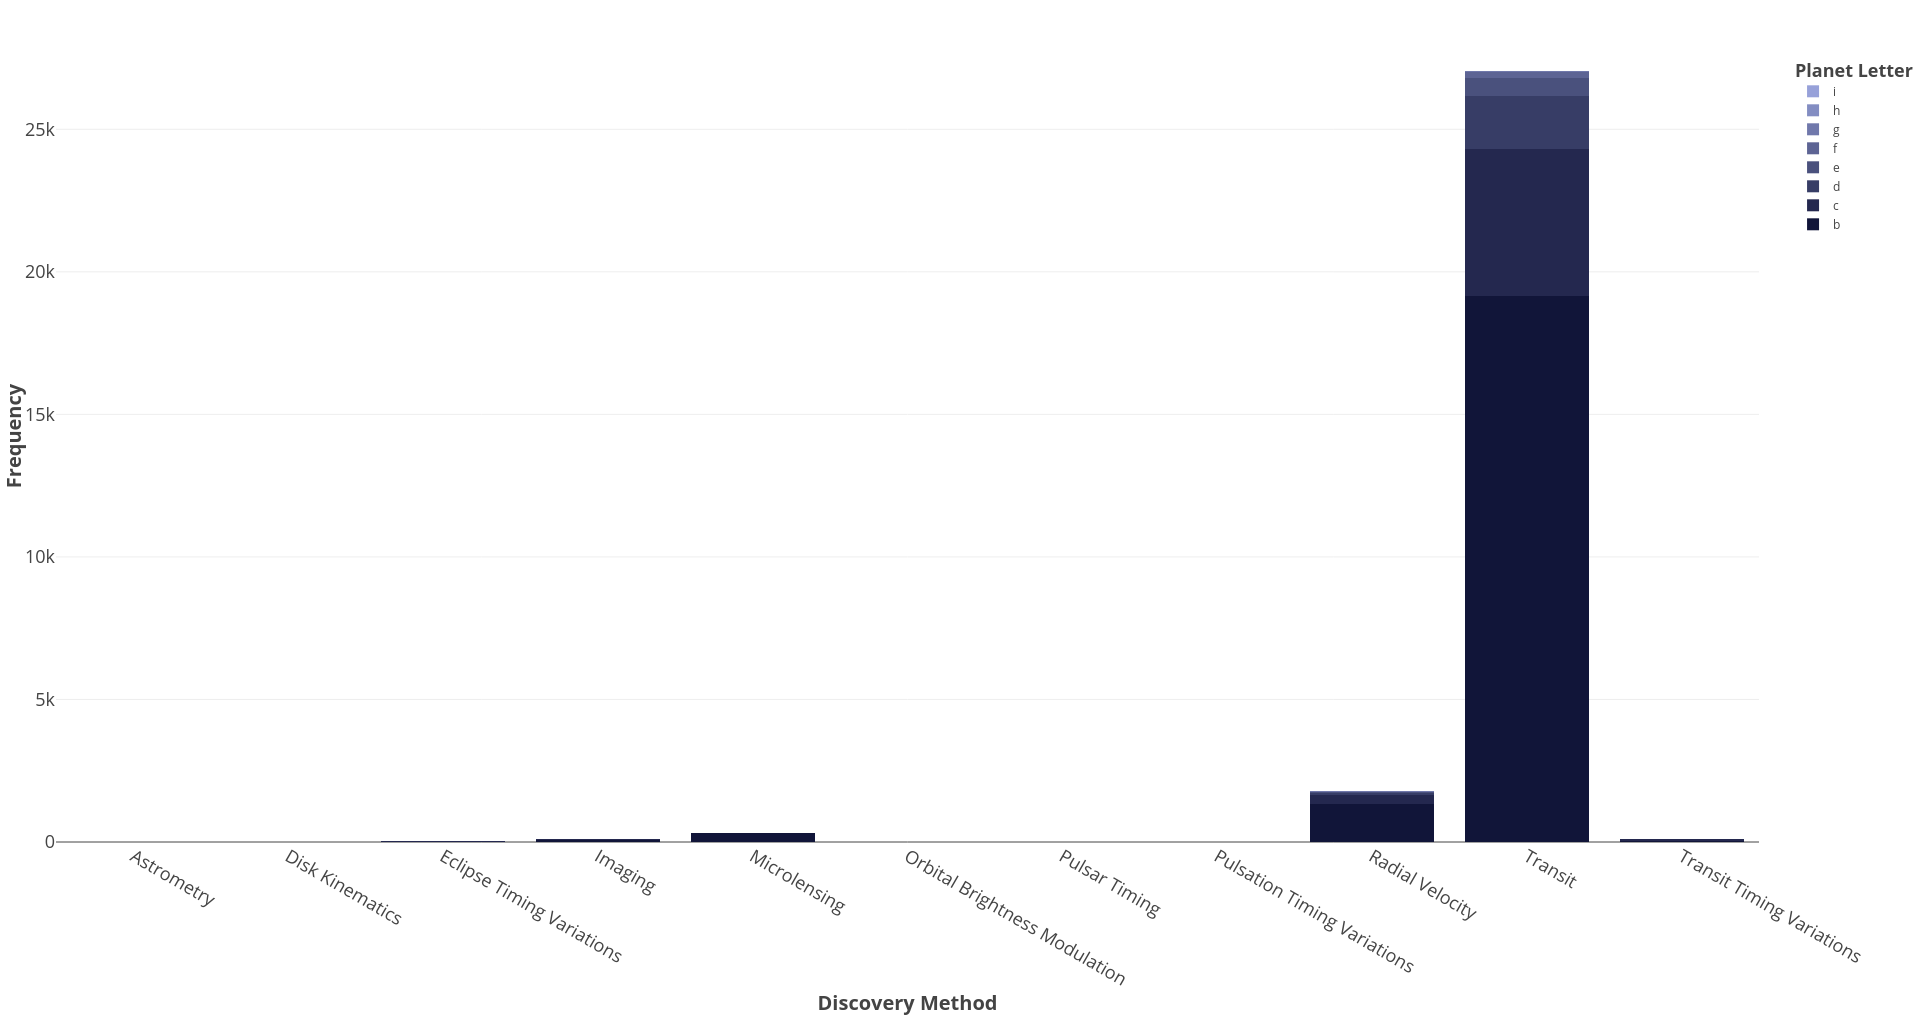

Here is the R script that generated this plot:

# Paths:
path_data = "data/"
path_lib = "renv/library/R-4.1/x86_64-pc-linux-gnu/"

# Packages:
require(dplyr, lib = path_lib)
require(readr, lib = path_lib)
require(RColorBrewer, lib = path_lib)
require(plotly, lib = path_lib)

# Dataset:
df = readr::read_csv(paste0(path_data, "nasa_exoplanets.csv")) %>%
         as.data.frame()
attr(df, "spec") = NULL
df_varnames = readr::read_csv(paste0(path_data, "nasa_exoplanets_var_names.csv")) %>%
                  as.data.frame()
attr(df_varnames, "spec") = NULL

# Variables:
cat_var1 = "pl_letter"
cat_var2 = "discoverymethod"
cat_var_name1 = (df_varnames %>%
                     dplyr::filter(var == cat_var1))$var_name
cat_var_name2 = (df_varnames %>%
                     dplyr::filter(var == cat_var2))$var_name
cat_var_name = paste0(cat_var_name1, " grouped by ", cat_var_name2)

# Deal with NA:
df[which(is.na(df[cat_var2])), cat_var2] = "NA"

# Frequencies within each level of the first variable:
df_plot = df %>%
    xtabs(formula = ~ eval(parse(text = cat_var1)) + eval(parse(text = cat_var2)) ) %>%
    as.data.frame()
names(df_plot) = c("var1", "var2", "freq")

# Relative frequencies:
t = 1
freq_rel = c()
levels_var1 = levels(df_plot$var1)
levels_var2 = levels(df_plot$var2)
for(i in 1:length(levels_var2)){
    sum_level_var1 = df_plot %>%
                         dplyr::filter(var2 == levels_var2[i]) %>%
                         dplyr::select(freq) %>%
                         sum()
    for(j in 1:length(levels_var1)){
        freq_rel = c(freq_rel,
                     round(df_plot$freq[t]/sum_level_var1*100,
                           digits = 2))
        t = t + 1
    }
}
df_plot$freq_rel = freq_rel

# Plot parameters:
my_palette = colorRampPalette(c("#111539", "#97A1D9"))

# Absolute frequency plot:
p = plot_ly(
    data = df_plot,
    x = ~var2,
    y = ~freq,
    type = "bar",
    color = ~var1,
    colors = my_palette(nrow(df_plot)),
    text = ~var1,
    hovertemplate = paste0(
        "<b>Frequency: %{y:,}<br>",
        cat_var_name2, ": %{x}<br>", 
        cat_var_name1, ": %{text}</b><extra></extra>"
    )
) %>%
    layout(
        xaxis = list(
            title = paste0("<b>", cat_var_name2, "</b>"),
            titlefont = list(size = 20),
            tickfont = list(size = 18),
            categoryorder = "array"
        ),
        yaxis = list(
            title = "<b>Frequency<b>",
            titlefont = list(size = 20),
            tickfont = list(size = 18)
        ),
        margin = list(
            l = 5,
            r = 70,
            t = 30,
            b = 70
        ),
        legend = list(
            title = list(
                text = paste0("<br><b>", cat_var_name1, "</b>"),
                font = list(size = 18)
            )
        ),
        hoverlabel = list(font = list(size = 16)),
        showlegend = TRUE,
        barmode = "stack"
    )

p

# Relative frequency plot:
p = plot_ly(
    data = df_plot,
    x = ~var2,
    y = ~freq_rel,
    type = "bar",
    color = ~var1,
    colors = my_palette(nrow(df_plot)),
    text = ~var1,
    hovertemplate = paste0(
        "<b>Proportion: %{y:,} %<br>", 
        cat_var_name2, ": %{x}<br>", 
        cat_var_name1, ": %{text}</b><extra></extra>"
    )
) %>%
    layout(
        xaxis = list(
            title = paste0("<b>", cat_var_name2, "</b>"),
            titlefont = list(size = 20),
            tickfont = list(size = 18),
            categoryorder = "array"
        ),
        yaxis = list(
            title = "<b>Proportion (%)<b>",
            titlefont = list(size = 20),
            tickfont = list(size = 18)
        ),
        margin = list(
            l = 5,
            r = 70,
            t = 30,
            b = 70
        ),
        legend = list(
            title = list(
                text = paste0("<br><b>", cat_var_name1, "</b>"),
                font = list(size = 18)
            )
        ),
        hoverlabel = list(font = list(size = 16)),
        showlegend = TRUE,
        barmode = "stack"
    )

p
